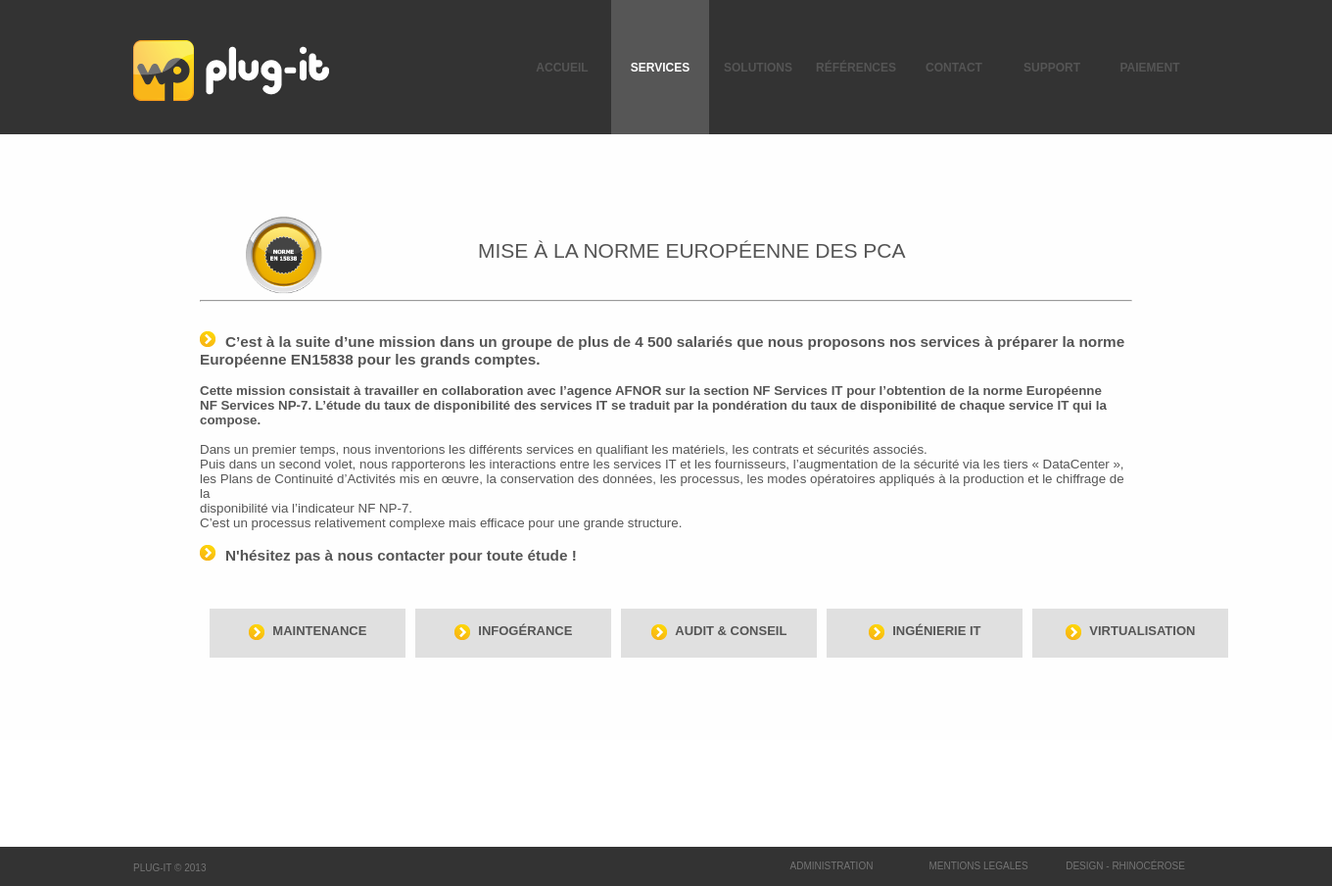
The page /index.php?page=services&mode=viewone&id=7 on the database its author committed.
### tables this page shows
CREATE TABLE IF NOT EXISTS `services` (
  `id` int(11) NOT NULL AUTO_INCREMENT,
  `titre` varchar(100) NOT NULL,
  `corps` text NOT NULL,
  `image` varchar(100) NOT NULL,
  `subtitre` varchar(50) NOT NULL,
  `date` timestamp NOT NULL DEFAULT CURRENT_TIMESTAMP,
  `ordre` int(11) NOT NULL,
  PRIMARY KEY (`id`)
);

### Include/invite/services.php (the view, shortened to what this page needs)
<?php
	switch($_GET['mode'])
	{
		case 'viewone':
			if(isset($_GET['id']))
			{
				$retour = mysql_query("SELECT count(id) as cpt FROM services WHERE id='".$_GET["id"]."'")or die('Erreur SQL !<br />'.mysql_error());
				$donnees = mysql_fetch_array($retour);
				if($donnees['cpt'] == 1)
				{
					$retour = mysql_query("SELECT * FROM services WHERE id='".$_GET['id']."'") or die('Erreur SQL !<br />'.mysql_error());
					$donnees = mysql_fetch_array($retour);
					echo '<div style="margin:auto;width:70%;">
						<table>
							<tr>
								<td><img src="'.$donnees['image'].'" style="width:60%;"/></td>
								<td><h2>'.$donnees['titre'].'</h2></td>
							</tr>
						</table>
						<hr/>
						<br/>
						'.nl2br($donnees['corps']).'
						</div>';
					$retour = mysql_query("SELECT * FROM services WHERE id<>'".$_GET['id']."' ORDER BY ordre LIMIT 10")or die('Erreur SQL !<br />'.mysql_error());
					$i=1;
					echo'<div style="margin:auto;width:70%;margin-top:20px;">
					<table cellspacing="10">';
					while ($donnees = mysql_fetch_array($retour))
						{
							if($i == 1)
								echo '<tr>';
							echo '<td>
							<div class="blocklink" onclick="location.href=\'Index.php?page=services&mode=viewone&id='.$donnees['id'].'\'">
								<p style="text-align:center;position:relative;top:30%;">
									<img src="images/fleche.png" style="vertical-align:middle;"/> <span style="font-size:13px;font-weight:bold;margin-left:5px;text-transform:uppercase;">'.$donnees['subtitre'].'</span>
								</p>
							</div></td>';
							$i++;
							if($i > 5)
							{
								$i=1;
								echo '</tr>';
							}
						}
					echo '</table>
				</div>';
				}
				else
					echo '<p>Erreur</p>';
			}
			else
				echo '<p>Erreur</p>';
		break;
	}

### css/styles.css (style rules this page uses)
* { padding: 0px; margin: 0px; outline: none; }

### styles/index.css (style rules this page uses)
.blocklink { width:200px; height: 50px; background-color:#e0e0e0; cursor: pointer; }
.titre { font-size:115%; font-weight:bold; }
h2,h3 { text-align: center; font-weight: normal; font-size:21px; line-height:21px; text-transform:uppercase; }
body { color:#555555; font-size:10pt; font-family: Arial,Helvetica,sans-serif; padding:0; margin: 0; }
html { margin:0; }

### rows shown on the page
services: image (picture), titre "MISE À LA NORME EUROPÉENNE DES PCA", corps (picture), corps "C’est à la suite d’une mission dans un groupe de plus de 4 500 salariés que nous proposons nos services à préparer la norme Européenne EN15838 pour les grands comptes. Cette mission consistait à travailler en collaboration avec l’agence AFNOR sur la section NF Services IT pour l’obtention de la norme Européenne NF Services NP-7. L’étude du taux de disponibilité des services IT se traduit par la pondération du taux de disponibilité de chaque service IT qui la compose. Dans un premier temps, nous inventorions les différents services en qualifiant les matériels, les contrats et sécurités associés. Puis dans un second volet, nous rapporterons les interactions entre les services IT et les…"
services: subtitre "MAINTENANCE"
services: subtitre "INFOGÉRANCE"
services: subtitre "AUDIT & CONSEIL"
services: subtitre "INGÉNIERIE IT"
services: subtitre "VIRTUALISATION"
